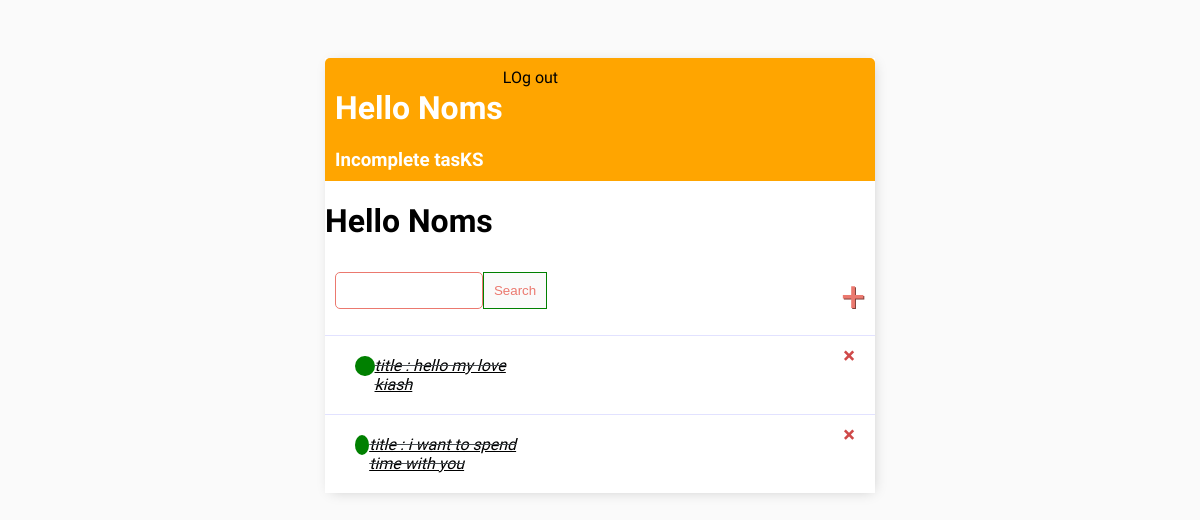
The app's page / (signed in), older data.
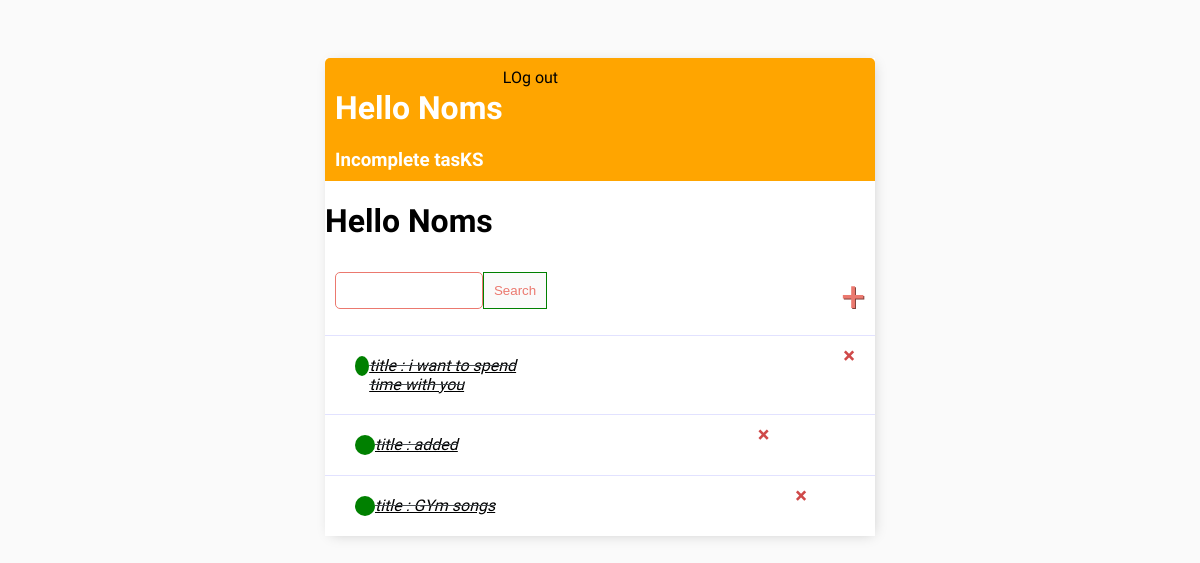
The same page, newer data.
### todolist/models.py (models this page shows)
class Task(models.Model):
    user=models.ForeignKey(User,on_delete=models.CASCADE)
    title=models.CharField(max_length=200,blank=True,null=True)
    Description=models.TextField(null=True,blank=True,)
    complete=models.BooleanField(default=False)
    creeated=models.DateTimeField(auto_now_add=True)
    def __str__(self):
         return f'title :  {self.   title}'
    class Meta:
        ordering=['complete']

### todolist/views.py (the view)
# urls.py: path('',TaskView.as_view(),name='task'),
class TaskView(LoginRequiredMixin,ListView):
    model=Task
    context_object_name='task'
    def get_context_data(self ,**kwargs):
        context=super().get_context_data(**kwargs)
        context['task']=context['task'].filter(user=self.request.user)
        context['countr']=context['task'].filter(complete=False).count()
        search_input=self.request.GET.get('search-area')
        if search_input:
            context['task']=context['task'].filter(title__startswith=search_input)
            context['task']=search_input
        return context

### todolist/templates/todolist/task_list.html (shortened to what this page needs)
{% extends 'main.html' %}
{% block content %}
<div class="header-bar">
    <div>
        <h1>Hello {{request.user|title}}</h1>
        <h3  style="margin:0;">Incomplete tasKS  </h3>
    </div>
    {% if request.user.is_authenticated %}
<a href="{% url 'todolist:logout' %} ">LOg out</a>
{%  else  %}
<a href="{% url  'todolist:login'  %}" >LOG IN</a>
{% endif %}
</div>
<h1>Hello  {{request.user|title}} </h1>
<div id="search">
    <form method='GET' style="margin:2opx;display:flex;" >
        <input type='text' name='search-area' value="{{search_input}}">
        <input class="button" type='submit' value='Search',>
    </form>
    <a  id="add-link" href="{% url 'todolist:task-create'  %}">&#x2b</a>
</div>
<div  class="task-items-wrapper">
    {% for task in task %}
    <div  class="task-wrapper">
        {% if task.complete %}
        <div class="task-title">
            <div class="task-complete-icons"></div>
            <i><s><a href="{% url 'todolist:task-update' task.id  %}"> {{task}}</a></s></i>
        </div>
        <a  class="delete-task"  href="{% url 'todolist:task-delete' task.id %}">&#215;</a>
        {% else %}
        <div class="task-title">
            <div class="task-incomplete-icons"></div>
            <a href="{% url 'todolist:task-update' task.id  %}"> {{task}}</a>
            <a  class="delete-task"  href="{% url 'todolist:task-delete' task.id %}">&#215;</a>
        {% endif %}
    </div>
    {% empty %}
    <h1>No item in list </h1>
    {%  endfor %}
</div>
 {% endblock %}

### todolist/templates/main.html (shortened to what this page needs)
<html>
    <head>
    </head>
    <body>
        <div class="container" >
             {% block content %}
            {% endblock content %}
        </div>
    </body>
</html>

### todolist/templates/main.html (style rules this page uses)
body { background-color:#FAFAFA; font-family: 'Nunito Sans', sans-serif; padding-top:50px; }
h1,h2,h3,h4,h5,h6 { font-family: 'Nunito Sans', sans-serif; }
a,p { color:black; }
.container { max-width:550px; background-color:#fff; margin:auto; -webkit-box-shadow:2px 2px 13px -4px rgba(0,0,0,0.21); box-shadow:2px 2px 13px -4px rgba(0,0,0,0.21); }
.header-bar { display:flex; justfy-content:space-between; color:#fff; padding:10px; border-radius:5px 5px 0 0; background :orange; }
.header-bar a { color:black; text-decoration:none; padding-left:34 0px; background-color:orange; }
.task-wrapper { display:flex; aligh-items:center; justfy-content:space-between; padding:20px; background:white; border-top:1px solid rgb(226,226,266) }
.task-title { display:flex; }
.task-title { text-decoration:none; color:#4b5156; margin-left:10px; }
.task-complete-icons { height:20px; width:20px; border-radius:50%; background-color:green; }
.delete-task { text-decoration:none; font-weight:900; color:#cf4949; font-size:22px; line-height:0; padding-left:300; }
#search { display:flex; justfy-content:spacebetween; aligh-items:center; padding:10px; }
#add-link { color:#EB796F; text-decoration:none; font-size:42px; text-shadow:1px 1px #81413B; padding-left:294; }
input[type="text"], input[type="password"],textarea { border:1px solid #EB796F; border-radius:5px; padding:5px; width:90%; }
.button { border:1px solid green; background-color:#FAFAFA; color:EB796F; padding:10px; padding-left:10px font-size:14px; cursor:pointer; text-decoration:none; }

Row changes from the older to the newer data that the page shows:
removed Task: title "title : hello my love kiash"
added Task: title "title : added"
added Task: title "title : GYm songs"
